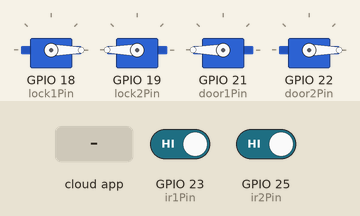
Simulated run of this sketch. Board: ESP32. On the bench: 4 × servo. Inputs (shaded band) come from the test bench; at power-on: GPIO 25 (ir2Pin) HIGH, GPIO 23 (ir1Pin) HIGH. WiFi joins after 1.5 s; servers stay silent unless stated; the Firebase database answers and starts empty; what the sketch prints to the serial monitor is not drawn.

Above: at 3.0 s.
3.1 s: the phone or cloud app sets Door2 to 1
At 7.4 s:
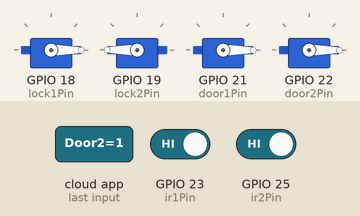
7.6 s: GPIO 25 (ir2Pin) driven LOW
At 8.9 s:
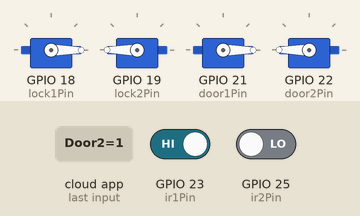
9.6 s: the phone or cloud app sets Station1 to 0
At 14.0 s:
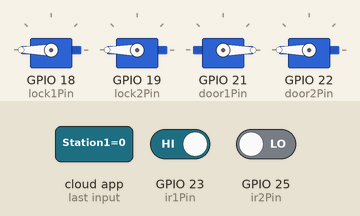
14.1 s: GPIO 23 (ir1Pin) driven LOW and GPIO 25 (ir2Pin) driven HIGH
18.6 s: the phone or cloud app sets Station2 to 1
At 20.1 s:
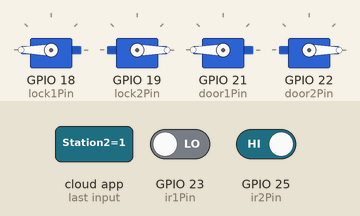
20.8 s: the phone or cloud app sets Door2 to 0
At 25.4 s:
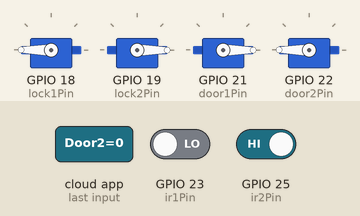
Timing chart, 0 to 26.3 s (numbered marks = the images above; inputs shaded):
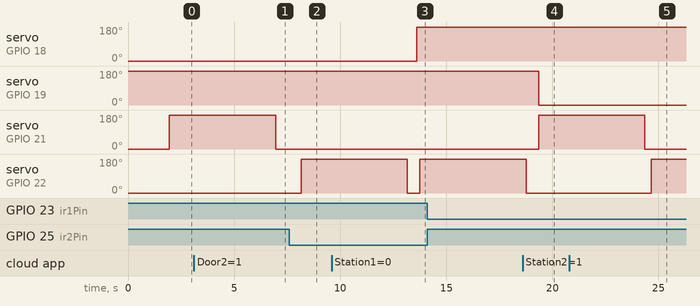

The sketch:

CycleShare.ino
```cpp
#include <WiFi.h>
#include <FirebaseESP32.h>
#include <ESP32Servo.h>

#define WIFI_SSID "User_Name"
#define WIFI_PASSWORD "Password"

// Define GPIO pins
#define lock1Pin 18
#define lock2Pin 19
#define door1Pin 21
#define door2Pin 22
#define ir1Pin 23
#define ir2Pin 25

FirebaseData firebaseData;
FirebaseConfig firebaseConfig;
FirebaseAuth firebaseAuth;

// Servo objects for doors and locks
Servo lock1Servo;
Servo lock2Servo;
Servo door1Servo;
Servo door2Servo;

void setup() {
  Serial.begin(9600);
  WiFi.begin(WIFI_SSID, WIFI_PASSWORD);
  while (WiFi.status() != WL_CONNECTED) {
    Serial.print(".");
    delay(500);
  }
  Serial.println("Connected to Wi-Fi");

  firebaseConfig.host = "cycle-share-mobile-app-default-rtdb.firebaseio.com";
  firebaseConfig.signer.tokens.legacy_token = "8KHPh5KWP7MXV3Ow1BMBxHkt3QaxXjLxHSwTqAuC";

  Firebase.begin(&firebaseConfig, &firebaseAuth);
  Firebase.reconnectWiFi(true);

  // Set servo pins
  lock1Servo.attach(lock1Pin);
  lock2Servo.attach(lock2Pin);
  door1Servo.attach(door1Pin);
  door2Servo.attach(door2Pin);

  // Set IR sensor pins
  pinMode(ir1Pin, INPUT);
  pinMode(ir2Pin, INPUT);

  // Set servos to initial positions (closed)
  lock1Servo.write(0); // Closed
  lock2Servo.write(180); // Open
  door1Servo.write(0);
  door2Servo.write(0);

  // Set initial station status to 0 (unlocked)
  Firebase.setInt(firebaseData, "Station1", 1);
  Firebase.setInt(firebaseData, "Station2", 0);
}

void loop() {
  // Check IR sensor for Door1
  int ir1State = digitalRead(ir1Pin);
  if (ir1State == LOW) {
    // Open Door1 when IR sensor detects an object
    Serial.println("Opening Door1 due to IR sensor trigger");
    door1Servo.write(180); // Open door
    delay(5000);           // Keep door open for 5 seconds
    door1Servo.write(0);   // Close door
  }

  // Check IR sensor for Door2
  int ir2State = digitalRead(ir2Pin);
  if (ir2State == LOW) {
    // Open Door2 when IR sensor detects an object
    Serial.println("Opening Door2 due to IR sensor trigger");
    door2Servo.write(180); // Open door
    delay(5000);           // Keep door open for 5 seconds
    door2Servo.write(0);   // Close door
  }

  // Handle Door1 logic from Firebase
  if (Firebase.getInt(firebaseData, "Door1")) {
    int doorStatus = firebaseData.intData();
    if (doorStatus == 0) {
      // Open Door1 via Firebase command
      Serial.println("Opening Door1 via Firebase");
      door1Servo.write(180); // Open door
      delay(5000);           // Keep door open for 5 seconds
      door1Servo.write(0);   // Close door
      Firebase.setInt(firebaseData, "Door1", 1); // Update Firebase to close door
    }
  }

  // Handle Door2 logic from Firebase
  if (Firebase.getInt(firebaseData, "Door2")) {
    int doorStatus = firebaseData.intData();
    if (doorStatus == 0) {
      // Open Door2 via Firebase command
      Serial.println("Opening Door2 via Firebase");
      door2Servo.write(180); // Open door
      delay(5000);           // Keep door open for 5 seconds
      door2Servo.write(0);   // Close door
      Firebase.setInt(firebaseData, "Door2", 1); // Update Firebase to close door
    }
  }

  // Handle Station1 lock logic
  if (Firebase.getInt(firebaseData, "Station1")) {
    int stationStatus = firebaseData.intData();

    // Open lock if Station1 == 0
    if (stationStatus == 0) {
      Serial.println("Opening Lock1 at Station1");
      lock1Servo.write(180); // Unlock
      //Firebase.setInt(firebaseData, "Station1", 1); // Update Firebase to lock
    } else { // Station1 == 1
      Serial.println("Closing Lock1 at Station1");
      lock1Servo.write(0); // Lock
    }
  }

  // Handle Station2 lock logic
  if (Firebase.getInt(firebaseData, "Station2")) {
    int stationStatus = firebaseData.intData();

    // Open lock if Station2 == 0
    if (stationStatus == 0) {
      Serial.println("Opening Lock2 at Station2");
      lock2Servo.write(180); // Unlock
      //Firebase.setInt(firebaseData, "Station2", 1); // Update Firebase to lock
    } else { // Station2 == 1
      Serial.println("Closing Lock2 at Station2");
      lock2Servo.write(0); // Lock
    }
  }
}
```

Measured:
- after the input at 3.1 s, servo on GPIO 22 (door2Pin): stays 0° (without the input it goes to 180° after 4.2 s)
- after the input at 7.6 s, servo on GPIO 22 (door2Pin): 0° → 180° after 0.56 s
- after the input at 9.6 s, servo on GPIO 18 (lock1Pin): 0° → 180° after 4.0 s
- after the input at 14.1 s, every drawn part: stays the same
- after the input at 18.6 s, servo on GPIO 19 (lock2Pin): 180° → 0° after 0.76 s
- after the input at 20.8 s, servo on GPIO 21 (door1Pin): goes on until 24.4 s, then stays 0°; servo on GPIO 22 (door2Pin): 0° → 180° after 3.9 s
